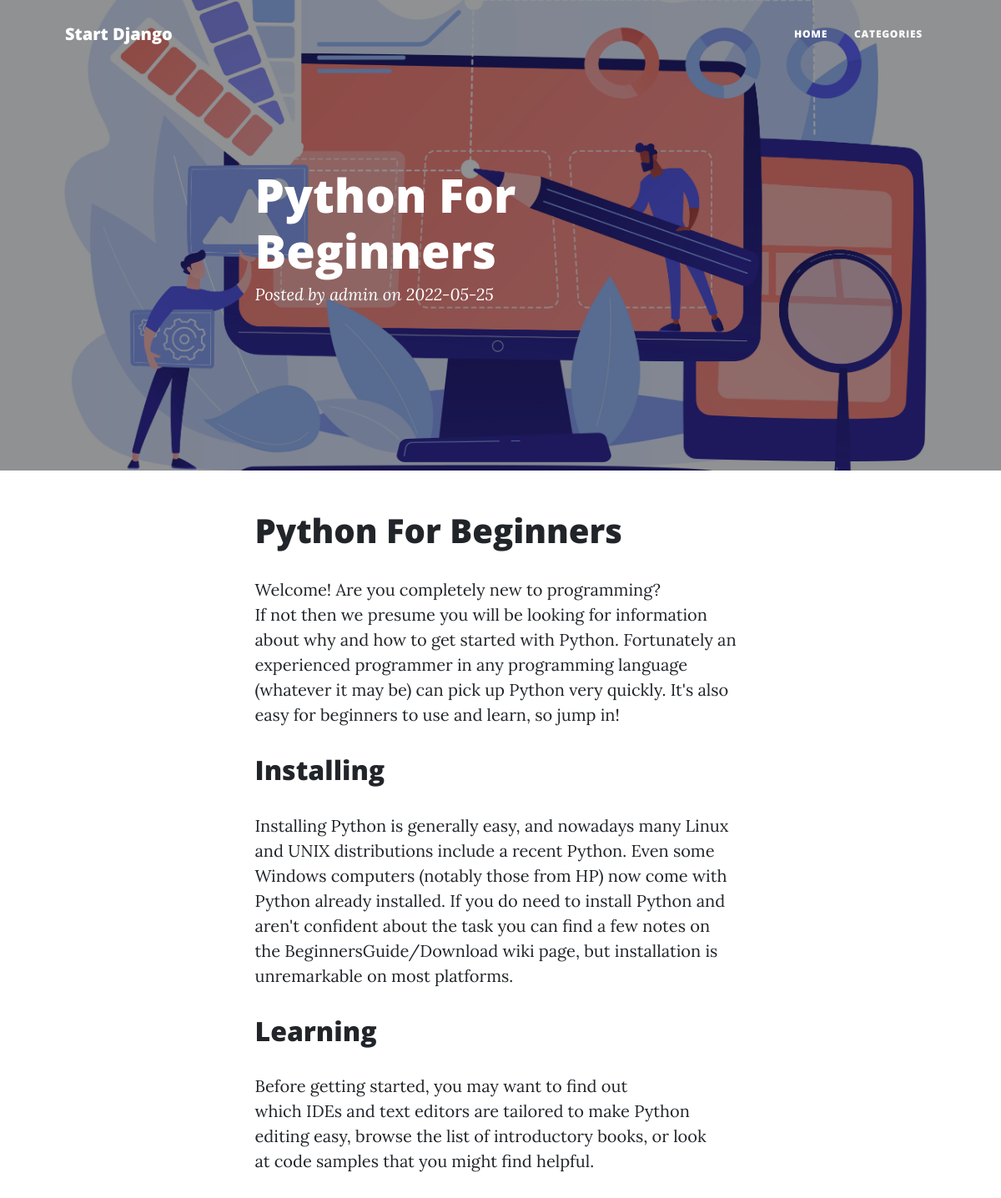
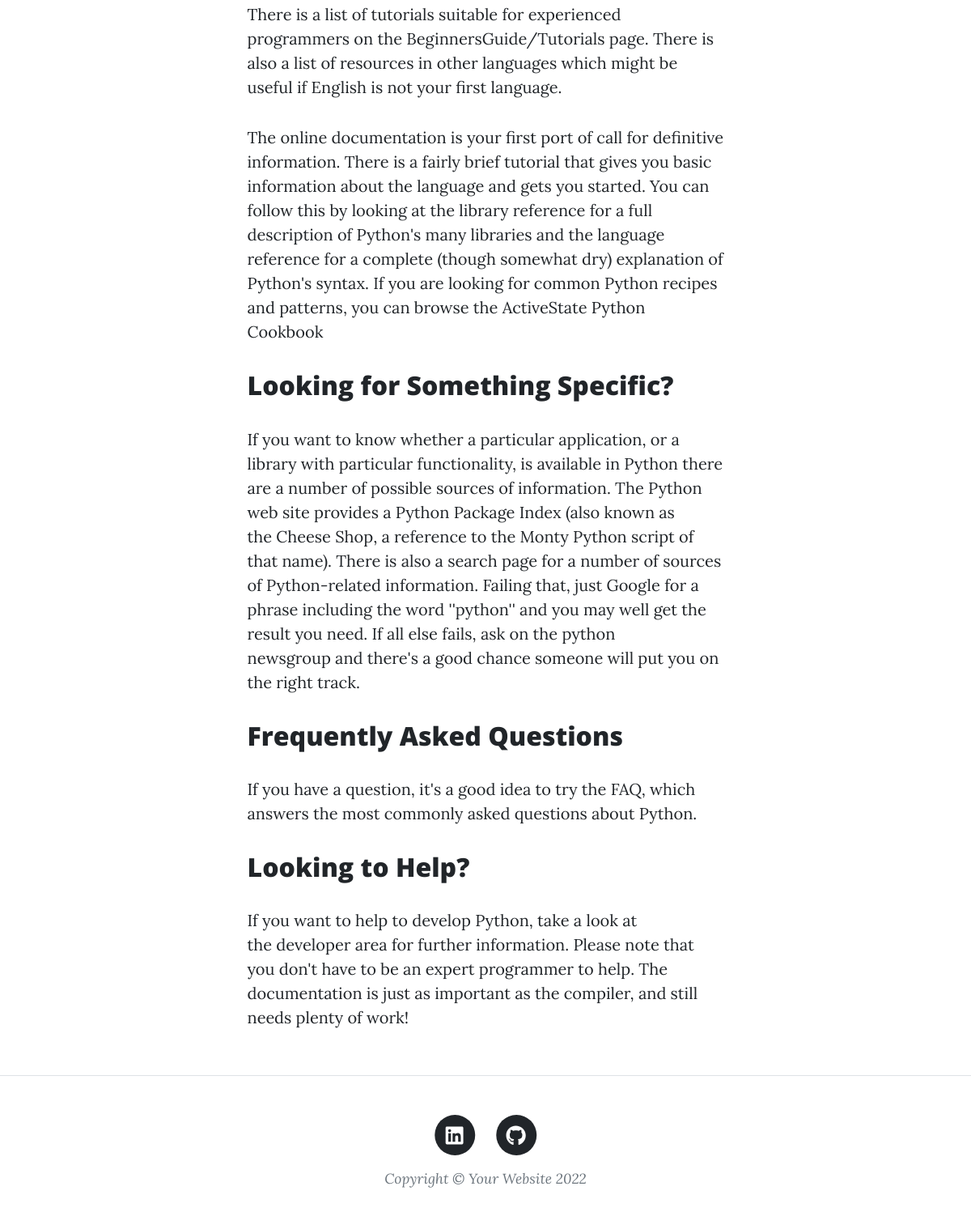
Page /blog/python-for-beginners/ on the committed database (2 pictures, top to bottom).
### blog/models.py (models this page shows, shortened)
class Post(models.Model):
    title = models.CharField(max_length=200)
    category = models.ForeignKey('Category', on_delete=models.CASCADE)
    slug = models.SlugField('URL Title', max_length=250, null=False, unique=True, allow_unicode=True)
    short_description = models.TextField('Short Description')
    text = models.TextField()
    is_active = models.BooleanField('Active / Inactive', default=True)
    views = models.PositiveIntegerField(default=0)
    created_time = models.DateTimeField(auto_now_add=True, auto_now=False)
    modified_time = models.DateTimeField(auto_now_add=False, auto_now=True)
    author = models.ForeignKey(get_user_model(), on_delete=models.CASCADE)
    class Meta:
        ordering = ('-pk',)
    def increase_views(self):
        self.views += 1
        self.save(update_fields=['views'])

### blog/views.py (the view)
# urls.py: path('blog/<slug:slug>/', views.post_detail_view, name='post_detail'),
def post_detail_view(request, slug):
    post = get_object_or_404(Post, slug=slug, is_active=1)
    template_name = loader.get_template('blog/detail.html')
    context = {
        'post': post
    }
    post.increase_views()
    return HttpResponse(template_name.render(context, request))

### blog/templates/blog/detail.html (shortened to what this page needs)
{% extends 'blog/base.html' %}
{% block content %}
{% load static %}
        <header class="masthead" style="background-image: url({% static 'blog/images/home-header.jpg' %});">
            <div class="container position-relative px-4 px-lg-5">
                <div class="row gx-4 gx-lg-5 justify-content-center">
                    <div class="col-md-10 col-lg-8 col-xl-7">
                        <div class="post-heading">
                            <h1>{{ post.title }}</h1>
                            <span class="meta">
                                Posted by {{ post.author }} on {{ post.modified_time|date:'Y-m-d' }}
                            </span>
                        </div>
                    </div>
                </div>
            </div>
        </header>
        <article class="mb-4">
            <div class="container px-4 px-lg-5">
                <div class="row gx-4 gx-lg-5 justify-content-center">
                    <div class="col-md-10 col-lg-8 col-xl-7">{{ post.text |safe }}</div>
                </div>
            </div>
        </article>
{% endblock %}

### rows in the picture
Post: title "Python For Beginners", author "admin", modified_time "2022-05-25", text "Python For Beginners Welcome! Are you completely new to programming? If not then we presume you will be looking for information about why and how to get started with Python. Fortunately an experienced programmer in any programming language (whatever it may be) can pick up Python very quickly. It's also easy for beginners to use and learn, so jump in! Installing Installing Python is generally easy, and nowadays many Linux and UNIX distributions include a recent Python. Even some Windows computers (notably those from HP) now come with Python already installed. If you do need to install Python and aren't confident about the task you can find a few notes on the BeginnersGuide/Download wiki…"
